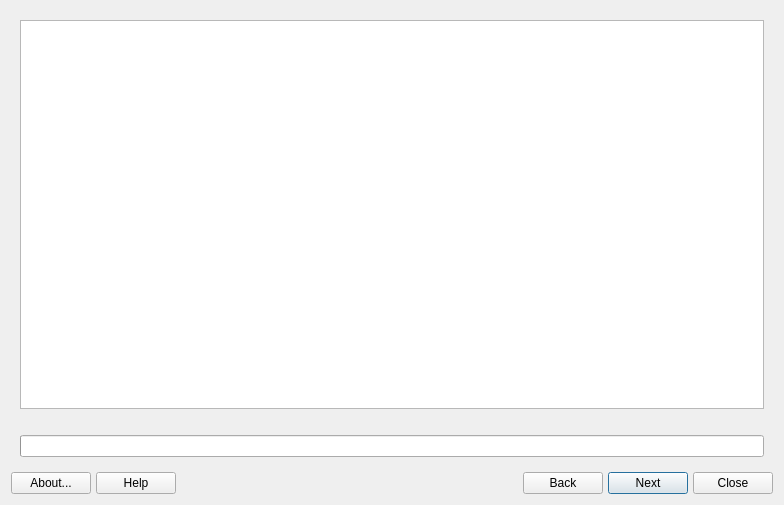
<?xml version="1.0" encoding="UTF-8"?>
<ui version="4.0">
 <class>MainWindow</class>
 <widget class="QDialog" name="MainWindow">
  <property name="geometry">
   <rect>
    <x>0</x>
    <y>0</y>
    <width>784</width>
    <height>505</height>
   </rect>
  </property>
  <layout class="QVBoxLayout" name="verticalLayout">
   <item>
    <widget class="QStackedWidget" name="stackedWidget">
     <property name="currentIndex">
      <number>1</number>
     </property>
     <widget class="QWidget" name="selectionPage">
      <layout class="QGridLayout" name="gridLayout_2"/>
     </widget>
     <widget class="QWidget" name="outputPage">
      <layout class="QVBoxLayout" name="verticalLayout_2">
       <item>
        <widget class="QTextBrowser" name="outputBox"/>
       </item>
       <item>
        <widget class="QLabel" name="outputLabel">
         <property name="text">
          <string/>
         </property>
         <property name="wordWrap">
          <bool>true</bool>
         </property>
        </widget>
       </item>
       <item>
        <widget class="QProgressBar" name="progressBar">
         <property name="value">
          <number>0</number>
         </property>
         <property name="textVisible">
          <bool>false</bool>
         </property>
        </widget>
       </item>
      </layout>
     </widget>
    </widget>
   </item>
   <item>
    <layout class="QGridLayout" name="buttonBar" columnstretch="0,0,0,0,0,0,0,0,0,0,0">
     <property name="sizeConstraint">
      <enum>QLayout::SetDefaultConstraint</enum>
     </property>
     <property name="leftMargin">
      <number>0</number>
     </property>
     <property name="topMargin">
      <number>0</number>
     </property>
     <property name="rightMargin">
      <number>0</number>
     </property>
     <property name="bottomMargin">
      <number>0</number>
     </property>
     <property name="spacing">
      <number>5</number>
     </property>
     <item row="0" column="1">
      <widget class="QPushButton" name="pushHelp">
       <property name="sizePolicy">
        <sizepolicy hsizetype="Minimum" vsizetype="Preferred">
         <horstretch>0</horstretch>
         <verstretch>0</verstretch>
        </sizepolicy>
       </property>
       <property name="toolTip">
        <string>Display help </string>
       </property>
       <property name="text">
        <string>Help</string>
       </property>
       <property name="icon">
        <iconset theme="help-contents">
         <normaloff>.</normaloff>.</iconset>
       </property>
       <property name="shortcut">
        <string>Alt+H</string>
       </property>
      </widget>
     </item>
     <item row="0" column="5">
      <spacer name="horizontalSpacer2">
       <property name="orientation">
        <enum>Qt::Horizontal</enum>
       </property>
       <property name="sizeType">
        <enum>QSizePolicy::Expanding</enum>
       </property>
       <property name="sizeHint" stdset="0">
        <size>
         <width>100</width>
         <height>20</height>
        </size>
       </property>
      </spacer>
     </item>
     <item row="0" column="0">
      <widget class="QPushButton" name="pushAbout">
       <property name="sizePolicy">
        <sizepolicy hsizetype="Minimum" vsizetype="Preferred">
         <horstretch>0</horstretch>
         <verstretch>0</verstretch>
        </sizepolicy>
       </property>
       <property name="toolTip">
        <string>About this application</string>
       </property>
       <property name="text">
        <string>About...</string>
       </property>
       <property name="icon">
        <iconset theme="help-about">
         <normaloff>.</normaloff>.</iconset>
       </property>
       <property name="shortcut">
        <string>Alt+B</string>
       </property>
       <property name="autoDefault">
        <bool>true</bool>
       </property>
      </widget>
     </item>
     <item row="0" column="2">
      <spacer name="horizontalSpacer1">
       <property name="orientation">
        <enum>Qt::Horizontal</enum>
       </property>
       <property name="sizeType">
        <enum>QSizePolicy::Expanding</enum>
       </property>
       <property name="sizeHint" stdset="0">
        <size>
         <width>100</width>
         <height>20</height>
        </size>
       </property>
      </spacer>
     </item>
     <item row="0" column="10">
      <widget class="QPushButton" name="pushCancel">
       <property name="sizePolicy">
        <sizepolicy hsizetype="Minimum" vsizetype="Preferred">
         <horstretch>0</horstretch>
         <verstretch>0</verstretch>
        </sizepolicy>
       </property>
       <property name="toolTip">
        <string>Quit application</string>
       </property>
       <property name="text">
        <string>Close</string>
       </property>
       <property name="icon">
        <iconset theme="window-close">
         <normaloff>.</normaloff>.</iconset>
       </property>
       <property name="shortcut">
        <string>Alt+N</string>
       </property>
       <property name="autoDefault">
        <bool>true</bool>
       </property>
      </widget>
     </item>
     <item row="0" column="3">
      <widget class="QLabel" name="labelLogo">
       <property name="maximumSize">
        <size>
         <width>32</width>
         <height>32</height>
        </size>
       </property>
       <property name="midLineWidth">
        <number>0</number>
       </property>
       <property name="text">
        <string/>
       </property>
       <property name="pixmap">
        <pixmap resource="images.qrc">:/icons/images/logo.svg</pixmap>
       </property>
       <property name="scaledContents">
        <bool>true</bool>
       </property>
      </widget>
     </item>
     <item row="0" column="8">
      <widget class="QPushButton" name="pushNext">
       <property name="sizePolicy">
        <sizepolicy hsizetype="Minimum" vsizetype="Preferred">
         <horstretch>0</horstretch>
         <verstretch>0</verstretch>
        </sizepolicy>
       </property>
       <property name="text">
        <string>Next</string>
       </property>
       <property name="icon">
        <iconset theme="go-next">
         <normaloff>.</normaloff>.</iconset>
       </property>
       <property name="shortcut">
        <string/>
       </property>
       <property name="autoDefault">
        <bool>true</bool>
       </property>
       <property name="default">
        <bool>true</bool>
       </property>
      </widget>
     </item>
     <item row="0" column="7">
      <widget class="QPushButton" name="pushBack">
       <property name="sizePolicy">
        <sizepolicy hsizetype="Minimum" vsizetype="Preferred">
         <horstretch>0</horstretch>
         <verstretch>0</verstretch>
        </sizepolicy>
       </property>
       <property name="text">
        <string>Back</string>
       </property>
       <property name="icon">
        <iconset theme="go-previous">
         <normaloff>.</normaloff>.</iconset>
       </property>
      </widget>
     </item>
    </layout>
   </item>
  </layout>
 </widget>
 <resources>
  <include location="images.qrc"/>
 </resources>
 <connections/>
</ui>
